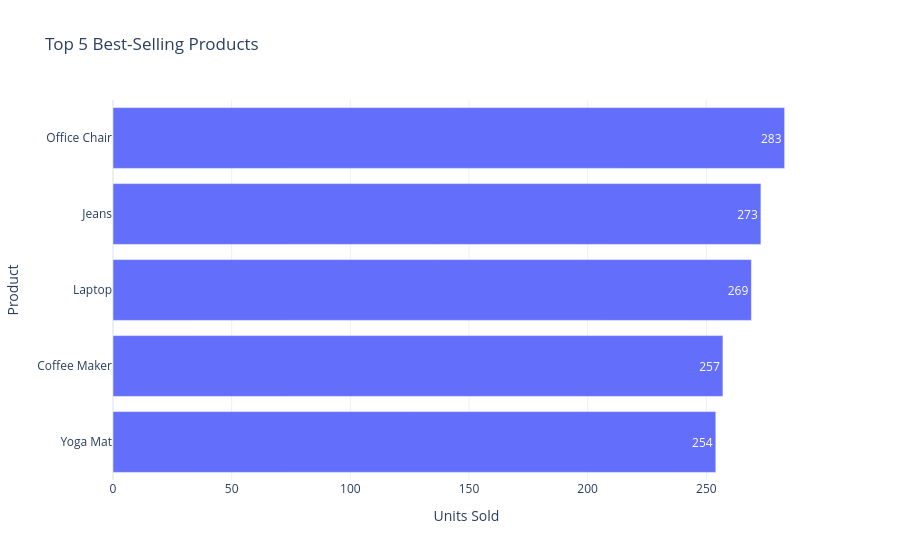

Notebook code cell kept with this figure:
### Code cell
# Top 5 products by quantity sold
top_products = (
    sales_df.groupby("product_name")["quantity"]
    .sum()
    .sort_values(ascending=False)
    .head(5)
    .reset_index()
)

display(top_products)

# Visualization
fig = px.bar(
    top_products.sort_values("quantity"),
    x="quantity",
    y="product_name",
    orientation="h",
    title="Top 5 Best-Selling Products",
    labels={
        "product_name": "Product",
        "quantity": "Units Sold"
    },
    text="quantity"
)

fig.update_layout(
    template="plotly_white",
    xaxis_title="Units Sold",
    yaxis_title="Product"
)

fig.show()

### Figure 1 — Plotly figure (JSON) as saved in the notebook; plotly's stock layout.template omitted (floating-point values rounded to 4 significant figures)
{"data": [{"hovertemplate": "Units Sold=%{text}<br>Product=%{y}<extra></extra>", "legendgroup": "", "marker": {"color": "#636efa", "pattern": {"shape": ""}}, "name": "", "orientation": "h", "showlegend": false, "text": [254.0, 257.0, 269.0, 273.0, 283.0], "textposition": "auto", "type": "bar", "x": [254, 257, 269, 273, 283], "xaxis": "x", "y": ["Yoga Mat", "Coffee Maker", "Laptop", "Jeans", "Office Chair"], "yaxis": "y"}], "layout": {"barmode": "relative", "legend": {"tracegroupgap": 0}, "title": {"text": "Top 5 Best-Selling Products"}, "xaxis": {"anchor": "y", "domain": [0, 1], "title": {"text": "Units Sold"}}, "yaxis": {"anchor": "x", "domain": [0, 1], "title": {"text": "Product"}}}}
